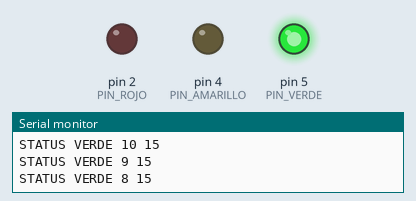
Recording of a sketch running on a simulated Arduino Uno, built with avr-gcc and run on an emulated ATmega328P. Parts: output pins drawn as LEDs (lit = HIGH), the last lines printed to the serial monitor.

Above: at 8.0 s.
At 18.0 s:
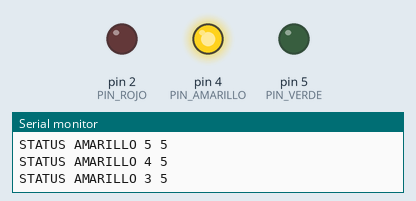
At 30.5 s:
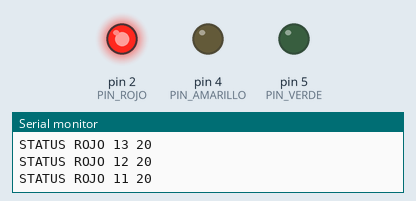
Timing chart, 0 to 52.5 s (numbered marks = the images above):
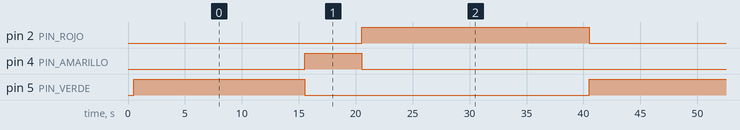

Measured:
- by itself, pin 2 (PIN_ROJO): alternates HIGH for 20.0 s and LOW for 20.0 s
- by itself, pin 4 (PIN_AMARILLO): alternates HIGH for 5.0 s and LOW for 35.0 s
- by itself, pin 5 (PIN_VERDE): alternates HIGH for 15.0 s and LOW for 25.0 s

The sketch:

semaforo_uno.ino
```cpp
/*
  Semaforo con ARDUINO UNO (sin WiFi)
  -----------------------------------
  Pines y duraciones:
    ROJO     -> pin 2, 20 segundos
    AMARILLO -> pin 4,  5 segundos
    VERDE    -> pin 5, 15 segundos

  Como el UNO no tiene WiFi, la señal sale por el cable USB
  (puerto Serial) y el script bridge_serial.js la reenvía
  al servidor web.

  Formato enviado cada segundo, ej:
    STATUS VERDE 15 15
    STATUS VERDE 14 15
    ...

  Conexiones: cada LED con resistencia de 220 ohm a GND.
*/

const int PIN_ROJO = 2;
const int PIN_AMARILLO = 4;
const int PIN_VERDE = 5;

const int DUR_ROJO = 20;
const int DUR_AMARILLO = 5;
const int DUR_VERDE = 15;

void encenderSolo(int pinActivo) {
  digitalWrite(PIN_ROJO, pinActivo == PIN_ROJO ? HIGH : LOW);
  digitalWrite(PIN_AMARILLO, pinActivo == PIN_AMARILLO ? HIGH : LOW);
  digitalWrite(PIN_VERDE, pinActivo == PIN_VERDE ? HIGH : LOW);
}

// Manda la señal por USB: STATUS <COLOR> <restantes> <total>
void reportar(const char* color, int restantes, int total) {
  Serial.print("STATUS ");
  Serial.print(color);
  Serial.print(" ");
  Serial.print(restantes);
  Serial.print(" ");
  Serial.println(total);
}

// Mantiene un color N segundos, avisando cada segundo
void mostrarColor(const char* color, int pin, int segundos) {
  encenderSolo(pin);
  for (int quedan = segundos; quedan > 0; quedan--) {
    reportar(color, quedan, segundos);
    delay(1000);
  }
}

void setup() {
  Serial.begin(9600);
  pinMode(PIN_ROJO, OUTPUT);
  pinMode(PIN_AMARILLO, OUTPUT);
  pinMode(PIN_VERDE, OUTPUT);
  encenderSolo(-1); // todo apagado al inicio
  delay(500);
  Serial.println("UNO listo. Formato: STATUS <COLOR> <restantes> <total>");
}

void loop() {
  mostrarColor("VERDE", PIN_VERDE, DUR_VERDE);
  mostrarColor("AMARILLO", PIN_AMARILLO, DUR_AMARILLO);
  mostrarColor("ROJO", PIN_ROJO, DUR_ROJO);
}
```
